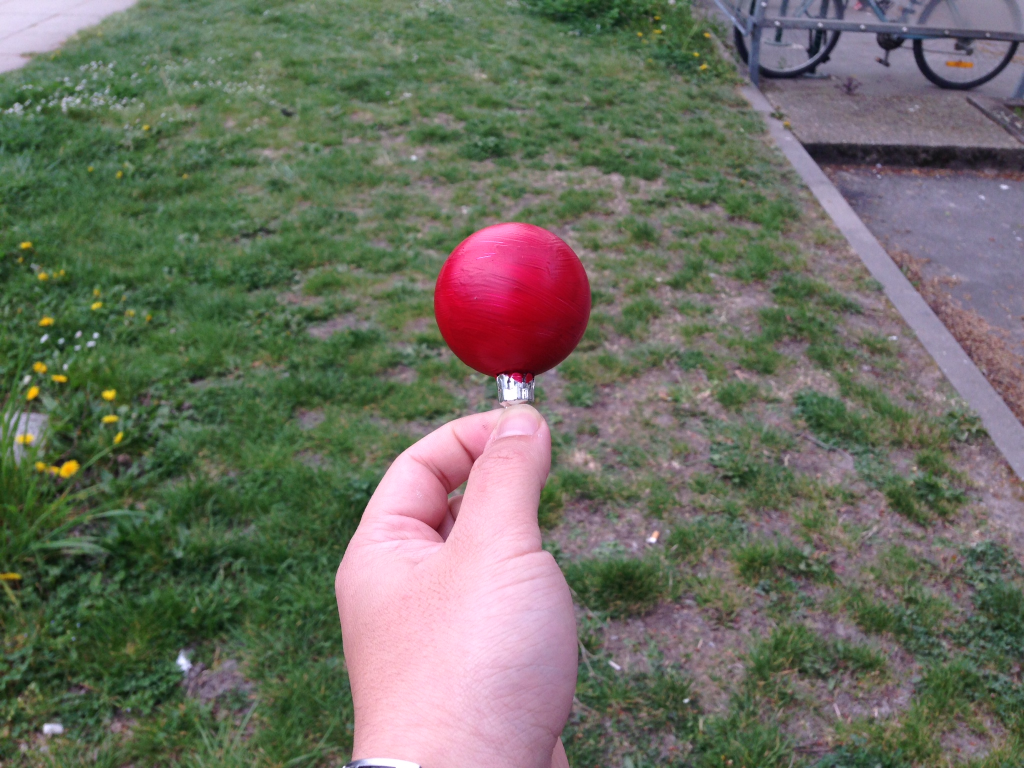
//> input picture xiong/normalization-build/MyPic.JPG, 2048 x 1536 px, given in place of the camera (shown at 1/2 size)
$ ./detecolor2   (built with g++ and OpenCV 4)
//> lines starting //> are read from the running program, lines starting //| are printed output that depends on the picture; after the words box and inside, x2 and y2 are one past the last pixel; in counts of white or black regions, pixels touching at a corner belong together
#include <iostream>
#include <fstream>
#include <string>
#include <opencv2/opencv.hpp>

// SOURCE ET OUTPUT
#define SOURCE_FILE "source" // source
#define OUTPUT_FILE "output" // output
#define OUTPUT_VIDEO_FILE "videoutput.avi" // videoutput.avi
#define DETECTION_FILE "detectionFile" // detectionFile

#define OUTPUT_VALEURS true // true
#define OUTPUT_VIDEO true // true
// ================||

// VALEURS CAMERA (default : logitech C92)
#define FIELD_VIEW 78 // 78
#define FOCALE_LEN 3.67 // 3.67
#define SENSOR_DIAG 6.0 // 6.0
#define SENSOR_W 4.8 // 4.8
#define SENSOR_H 3.6 // 3.6
// ==============||

// CARACTERISTIQUES OBJET
#define OBJECT_HEIGHT 8 // 10
// ======================||

// BOUCLE OPENCV
#define REFRESH 30 // 30
#define PAUSE_KEY 32 // 32
#define EXIT_KEY 10 // 10
// =============||

// VALEURS PANEL DETECTION
#define BLUR 5

#define HUE_BASE 180 // 180
#define HUE_TOLERANCE 5 // 20
#define SATURATION_BASE 255 // 186
#define SATURATION_TOLERANCE 165 // 60

#define HUE_BASE_INVERSE 0 // 0
#define HUE_TOLERANCE_INVERSE 0 // 5
#define SATURATION_BASE_INVERSE 255 // 184
#define SATURATION_TOLERANCE_INVERSE 165 // 60

#define ERODE_SIZE 10 // 7
#define DILATE_SIZE 0 // 2
// =====================||

// CHOIX DES VITESSES DES ROUES
#define VITESSE 50 // 50
#define TROP_PRES 30 // 30
#define TROP_LOIN 100 // 100
#define TROP_A_GAUCHE -11 // -11
#define TROP_A_DROITE 11 // 11

#define AVANCER 1 // 1
#define STOPPER 0 // 0
#define RECULER -1 // -1
// =============================||

// COMPORTEMENT DU ROBOT
#define MAXIMUM_DEPLACEMENT_POSSIBLE 20 // 20
// =====================||


using namespace cv;
using namespace std;


// Fonctions utilisées
float findRotation(int center, float angleView, int widthImage);
float findDistance(int rayon, int imageH);
void findVitesses(float distance, float angle, float & Rg, float & Rd);
void findObject(vector<vector<Point> > contours, Point & center, int & rayon);


int main (int argc, char **argv) {

	cout << "Début\n";

    // Capture de la source
    ifstream sourceFile;
    string source;

    sourceFile.open(SOURCE_FILE);

    if(sourceFile.is_open()) {
		getline(sourceFile, source);
		sourceFile.close();
	}
	else { source = "0"; }

    VideoCapture video;
    switch (source[0]) {
        case 'v':
            video.open(source.substr(2));
            break;
        default:
            video.open(0);
            break;
    }


    // Gestion des erreurs si la capture est vide
	if (! video.isOpened()) {
		cout << "Problème source\n";
		return -1;
	}

    // Création des fenêtres
	namedWindow("trace", CV_WINDOW_NORMAL);
	namedWindow("panel", CV_WINDOW_NORMAL);
	namedWindow("transformed", CV_WINDOW_NORMAL);
	namedWindow("base", CV_WINDOW_NORMAL);

	resizeWindow("base", 500, 375);
	resizeWindow("transformed", 500, 375);
	resizeWindow("panel", 500, 750);
	resizeWindow("trace", 500, 375);

	moveWindow("base", 0, 0);
	moveWindow("transformed", 0, 375);
	moveWindow("panel", 500, 0);
	moveWindow("trace", 1000, 0);

	// Déclaration des variables utilisées
	int blur = BLUR,
	    tracer = 1,
	    norma = 1,
	    inverseRed = 1,
	    hue = HUE_BASE,
	    saturation = SATURATION_BASE,
	    hueCustom = HUE_TOLERANCE,
	    saturationCustom = SATURATION_TOLERANCE,
	    hueInverse = HUE_BASE_INVERSE,
	    hueToleranceInverse = HUE_TOLERANCE_INVERSE,
	    saturationInverse = SATURATION_BASE_INVERSE,
	    saturationToleranceInverse = SATURATION_TOLERANCE_INVERSE,
	    compteurErreurs = 0,
        key = 0,
        videoHeight = video.get(CV_CAP_PROP_FRAME_HEIGHT),
        videoWidth = video.get(CV_CAP_PROP_FRAME_WIDTH),
	    rayon = max(videoWidth, videoHeight),
	    erodeSize = ERODE_SIZE,
	    dilateSize = DILATE_SIZE;

    float angle = 0.0,
    	newAngle = 0.0,
        distance = 0.0,
        newDistance = 0.0,
        Rg = 0.0,
        Rd = 0.0;

	bool continuer = true,
	    pause = false,
	    registerVideo = OUTPUT_VIDEO,
	    registerValeurs = OUTPUT_VALEURS;

	Mat frameOrigine,
	    frameCouleurs,
	    frameHSV,
	    frameDetection,
	    frameDetectionInverseRed,
	    frameTrace(videoHeight, videoWidth, CV_8UC3),
        frameContours,
        frameOutput(videoHeight, videoWidth * 3, CV_8UC3),
        element;

	Point center((int)(videoWidth / 2) , (int)(videoHeight / 2));

	vector<Mat> channels, outputFrames(3);

	vector<vector<Point> > contours;

	VideoWriter outputVideo;
	outputVideo.open(
		OUTPUT_VIDEO_FILE,
		CV_FOURCC('M', 'J', 'P', 'G'),
		10,
		Size(videoWidth * 3, videoHeight),
		true
	);
	if (! outputVideo.isOpened()) {
		cout << "Problème output video.\n";
		registerVideo = false;
	}

	ofstream output;
	output.open(OUTPUT_FILE);
	if (! output.is_open()) { registerValeurs = false; }

    // Création des barres de sélection
	createTrackbar("Valeur de flou", "panel", &blur, 30);
	createTrackbar("Appliquer l'égalisation d'histogramme", "panel", &norma, 1);

	createTrackbar("hue base", "panel", &hue, 180);
	createTrackbar("saturation base", "panel", &saturation, 255);
	createTrackbar("hue tolerance", "panel", &hueCustom, 180);
	createTrackbar("saturation tolerance", "panel", &saturationCustom, 255);

	createTrackbar("hue base Inverse", "panel", &hueInverse, 180);
	createTrackbar("saturation base Inverse", "panel", &saturationInverse, 255);
	createTrackbar("hue tolerance Inverse", "panel", &hueToleranceInverse, 180);
	createTrackbar("saturation tolerance Inverse", "panel", &saturationToleranceInverse, 255);

	createTrackbar("Taille Erode", "panel", &erodeSize, 30);
	createTrackbar("Taille Dilate", "panel", &dilateSize, 30);

	createTrackbar("Appliquer la détection inverse", "panel", &inverseRed, 1);

	createTrackbar("Afficher la détection", "panel", &tracer, 1);


	while (continuer) {

	    // Récupération d'une image
	    if (! pause) {
		    video >> frameOrigine;
//> frameOrigine is the input picture: 1536 rows x 2048 cols, CV_8UC3; mean B, G, R 96.7, 109.4, 107.6
		}
		frameCouleurs = frameOrigine.clone();

		if (frameCouleurs.empty()) {

		    // Gestion des erreurs si l'image est vide
			cout << "Problème frame\n";
			compteurErreurs ++;
			if (compteurErreurs > 5) {
	            cout << "Arrêt : 6 frames erronées consécutives\n";
	            continuer = false;
			}
		}
		else {
		    compteurErreurs = 0;

		    // Blur / Flou
		    if (blur) {
		        GaussianBlur(frameCouleurs, frameCouleurs, Size(9, 9), blur, blur);
		    }

		    // Normalize
		    if (norma) {
		    	cvtColor(frameCouleurs, frameCouleurs, CV_BGR2YCrCb);
//> frameCouleurs: 1536 rows x 2048 cols, CV_8UC3; mean of channels 0, 1, 2 107.4, 128.2, 122
		    	split(frameCouleurs, channels);
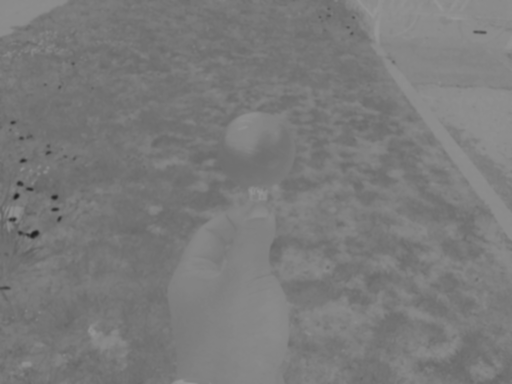
//> channels[2]: 1536 rows x 2048 cols, CV_8UC1 (shown at 1/4 size); min 30, max 152, mean 122
		    	equalizeHist(channels[0], channels[0]);
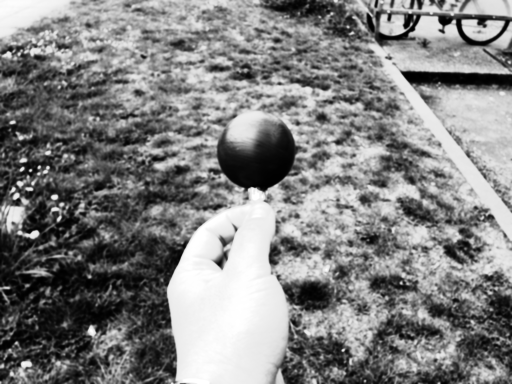
//> channels[0]: 1536 rows x 2048 cols, CV_8UC1 (shown at 1/4 size); min 0, max 255, mean 128.7
		    	merge(channels,frameCouleurs);
//> frameCouleurs: 1536 rows x 2048 cols, CV_8UC3; mean of channels 0, 1, 2 128.7, 128.2, 122
			    cvtColor(frameCouleurs, frameCouleurs, CV_YCrCb2BGR);
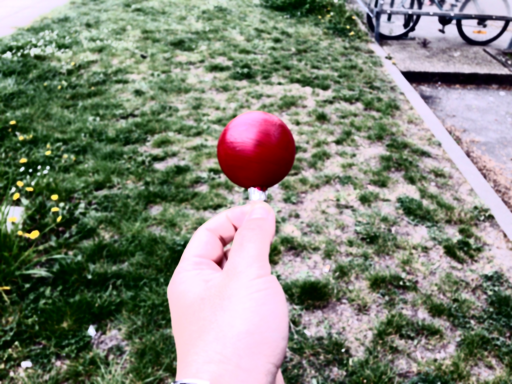
//> frameCouleurs: 1536 rows x 2048 cols, CV_8UC3 (shown at 1/4 size); mean B, G, R 118.3, 131.1, 127
		    }

		    // BGR 2 HSV
			cvtColor(frameCouleurs, frameHSV, CV_BGR2HSV);
//> frameHSV: 1536 rows x 2048 cols, CV_8UC3; mean H, S, V 77.3, 80.7, 141.2

			// Couleur ciblée en blanc et le reste en noir

			inRange(
			    frameHSV,
		        Scalar(hue - hueCustom, saturation - saturationCustom, 0),
		        Scalar(hue + hueCustom, saturation + saturationCustom, 255),
                frameDetection
            );
//> frameDetection: 1536 rows x 2048 cols, CV_8UC1; 0.32% white; 88 white regions (72 under 20 px), largest, box (x1, y1, x2, y2) and area: (869, 506, 1182, 740) 8048, (883, 950, 934, 993) 652, (892, 1000, 915, 1024) 273

            // Autre rouge (il y a la teinte 180 et la 0)
            if (inverseRed) {
                inRange(
			        frameHSV,
		            Scalar(hueInverse - hueToleranceInverse, saturationInverse - saturationToleranceInverse, 0),
		            Scalar(hueInverse + hueToleranceInverse, saturationInverse + saturationToleranceInverse, 255),
                    frameDetectionInverseRed
                );
//> frameDetectionInverseRed: 1536 rows x 2048 cols, CV_8UC1; 1.2% white; 89 white regions (84 under 20 px), largest, box (x1, y1, x2, y2) and area: (873, 527, 1172, 761) 37183, (27, 1164, 39, 1176) 93, (872, 1047, 883, 1061) 88, (113, 922, 125, 930) 41, (1559, 1136, 1568, 1141) 21
                addWeighted(frameDetection, 1, frameDetectionInverseRed, 1, 0, frameDetection, frameDetection.type());
            }

            // Erode
            if (erodeSize) {
		        element = getStructuringElement(
		        	MORPH_ELLIPSE,
		        	Size(erodeSize, erodeSize)
	        	);
		        erode(frameDetection, frameDetection, element);
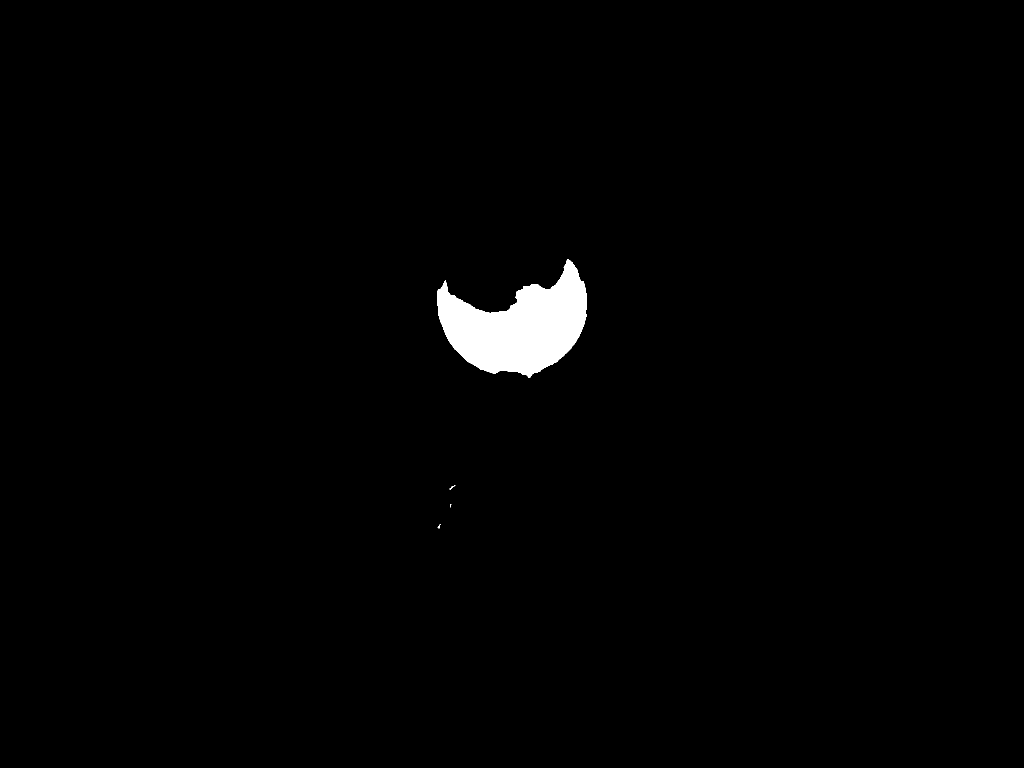
//> frameDetection: 1536 rows x 2048 cols, CV_8UC1 (shown at 1/2 size); 1.3% white; 5 white regions (2 under 20 px)
	        }

	        // Dilate
	        if (dilateSize) {
		        element = getStructuringElement(
		        	MORPH_ELLIPSE,
		        	Size(dilateSize, dilateSize)
	        	);
		        dilate(frameDetection, frameDetection, element);
            }

            // Trouver l'objet
            frameContours = frameDetection.clone();
            findContours(frameContours, contours, CV_RETR_EXTERNAL, CV_CHAIN_APPROX_NONE, Point(0, 0));
//> contours = 5 contours, 4 with area under 20; largest, box (x1, y1, x2, y2) and area: (874, 518, 1174, 756) 39467
            drawContours(frameDetection, contours, -1, Scalar(255, 255, 0));
            findObject(contours, center, rayon);
//> the loop in findObject, `for (vector<vector<Point> >::iterator vecPt = contours.begin(); vecPt ..` made 5 passes
//> (x, y, minX, maxX, minY, maxY, newNewRayon, newDifference) on passes 1, 2, 3, 5: (880, 1049, 875, 880, 1048, 1056, 4, 2474), (901, 1009, 900, 901, 1008, 1014, 3, 2411), (909, 971, 899, 909, 971, 979, 5, 2370), (1136, 518, 874, 1173, 518, 755, 149, 2030)
//> after the loop in findObject, `for (vector<vector<Point> >::iterator vecPt = contours.begin(); vecPt ..`: minX = 874; maxX = 1173; minY = 518; maxY = 755; x = 1136; y = 518; minDifference = 2030; newRayon = 149
//> in findObject, `center = newCentre;`: center = Point(1024, 637)
//> in findObject, `rayon = newRayon;`: rayon = 149
//> center = Point(1024, 637)

            // Calculer angle distance et vitesses
            newDistance = findDistance(rayon, videoHeight);
//> newDistance = 8.41
	        newAngle = findRotation(center.x, FIELD_VIEW, videoWidth);
//> newAngle = 0
	        // Amelioration de comportement quand detection defaillante
            if (abs(distance - newDistance) > MAXIMUM_DEPLACEMENT_POSSIBLE) {
            	Rg = STOPPER;
            	Rd = STOPPER;
            }
            else {
            	distance = newDistance;
//> distance = 8.41
            	angle = newAngle;
//> angle = 0
	        	findVitesses(distance, angle, Rg, Rd);
//> Rg = -50; Rd = -50
           	}


            if (rayon <= 0) { rayon = 1; }

            // Affichage
            if (tracer) {

                // Fenêtre Base
                circle(frameCouleurs, center, 2, Scalar(0, 255, 0), -1); // centre
//> frameCouleurs: 1536 rows x 2048 cols, CV_8UC3; 13 pixels changed, all inside (x1, y1, x2, y2) = (1022, 635, 1027, 640)
                circle(frameCouleurs, center, rayon, Scalar(0, 255, 0), 1); // périmètre
//> frameCouleurs: 1536 rows x 2048 cols, CV_8UC3; mean B, G, R 118.3, 131.2, 126.9

                // Fenêtre Transformed
                cvtColor(frameDetection, frameDetection, CV_GRAY2BGR);
//> frameDetection: 1536 rows x 2048 cols, CV_8UC3; 1.3% white; 5 white regions (2 under 20 px), largest, box (x1, y1, x2, y2) and area: (874, 518, 1174, 756) 39914, (899, 971, 910, 980) 29, (875, 1048, 881, 1057) 23
                circle(frameDetection, center, 2, Scalar(0, 0, 255), -1);
//> frameDetection: 1536 rows x 2048 cols, CV_8UC3; mean B, G, R 3.2, 3.2, 3.2
                circle(frameDetection, center, rayon, Scalar(0, 0, 255), 1);
//> frameDetection: 1536 rows x 2048 cols, CV_8UC3; mean B, G, R 3.2, 3.2, 3.3
            }

            // Fenêtre Trace
            circle(frameTrace, center, 2, Scalar(0, 0, 255), -1);
            circle(frameTrace, center, rayon, Scalar(0, rayon * 5, 255), 1);
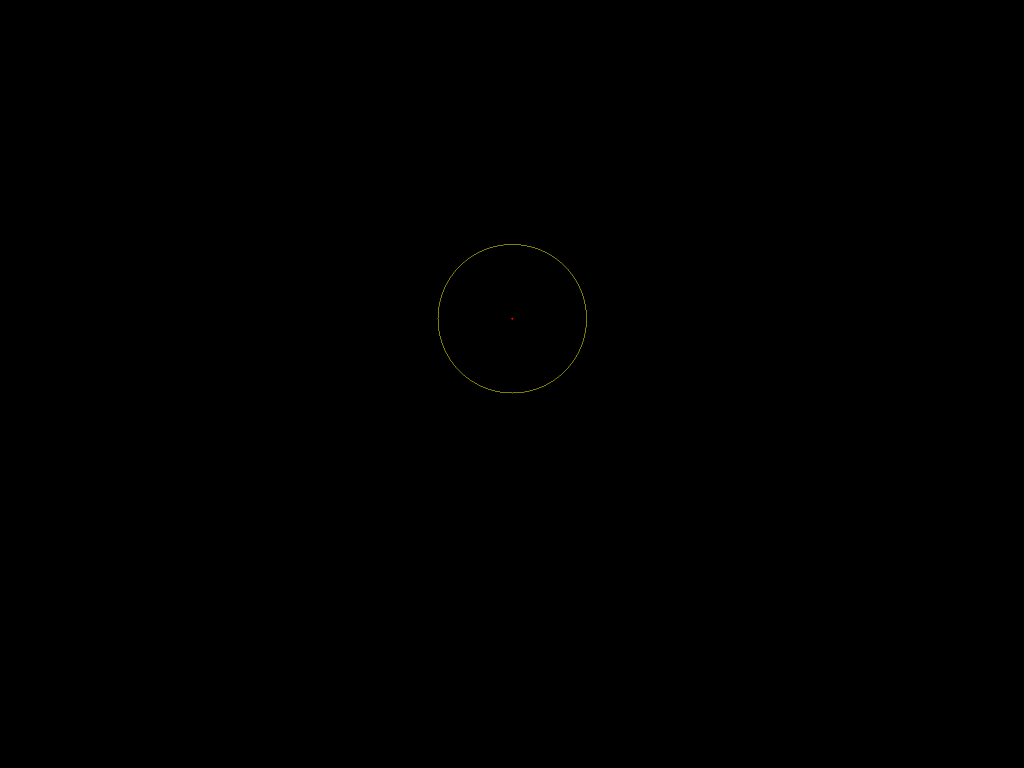
//> frameTrace: 1536 rows x 2048 cols, CV_8UC3 (shown at 1/2 size); mean B, G, R 0, 0.1, 0.1

			imshow("base", frameCouleurs);
			imshow("transformed", frameDetection);
			imshow("trace", frameTrace);

			// Output
            if (! pause) {
            	if (registerVideo) {
				    outputFrames[0] = frameCouleurs;
					outputFrames[1] = frameDetection;
					outputFrames[2] = frameTrace;
		        	hconcat(outputFrames, frameOutput);
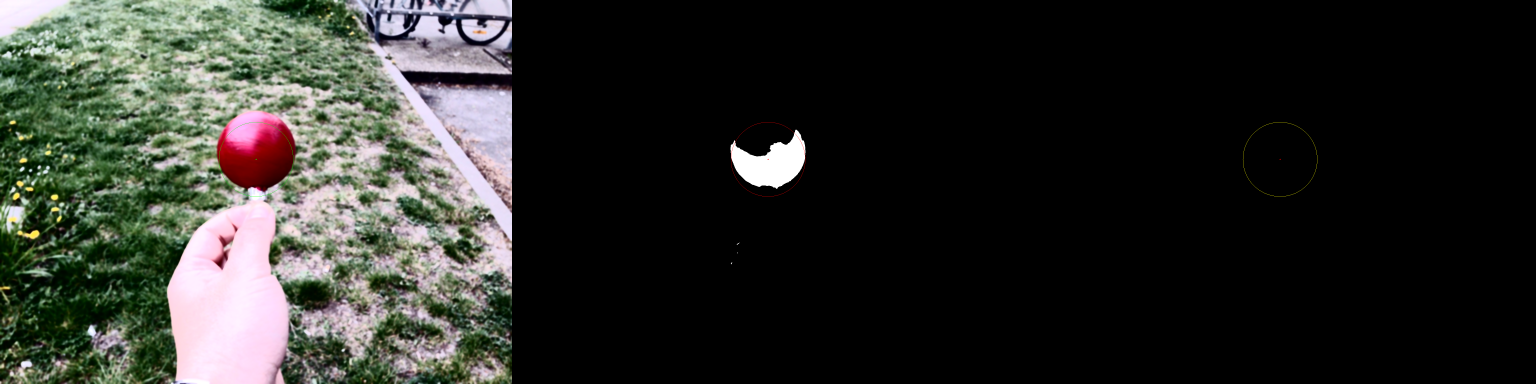
//> frameOutput: 1536 rows x 6144 cols, CV_8UC3 (shown at 1/4 size); mean B, G, R 40.5, 44.8, 43.4
		        	outputVideo << frameOutput;
            	}
            	if (registerValeurs) {
		            output
		                << "Rg = " << Rg << " "
		                << "Rd = " << Rd << " "
		                << "A = " << angle << "°            "
		                << "D = " << distance << "cm" << endl;
                }
            }

		}

		// Rafraîchissement
		key = waitKey(REFRESH);
//> the Esc key is pressed
		switch (key) {
		    case PAUSE_KEY :
		        pause = pause ? false : true;
	            break;
            case EXIT_KEY :
                continuer = false;
                break;
		}

	}

    // Libération de mémoire
	destroyAllWindows();
	element.release();
	video.release();
	frameOrigine.release();
	frameCouleurs.release();
	frameHSV.release();
	frameDetection.release();
	frameDetectionInverseRed.release();
	frameTrace.release();
	frameContours.release();
	frameOutput.release();
	output.close();
	outputVideo.release();

	cout << "Fin\n";

	return 0;
}

void findObject(vector<vector<Point> > contours, Point & center, int & rayon) {

    int newRayon = 0,
        newNewRayon = 0,
        minDifference = -1,
        newDifference = 0,
        minX = -1,
        maxX = -1,
        minY = -1,
        maxY = -1,
        x = 0,
        y = 0;

        Point newCentre,
            newNewCentre;

    // Parcourir tous les contours découverts
    for (vector<vector<Point> >::iterator vecPt = contours.begin(); vecPt != contours.end(); ++vecPt)   {
            minX = -1; maxX = -1;
            minY = -1; maxY = -1;

        // Récupérer les min, max de X, Y pour les points du contour
        for (vector<Point>::iterator pt = vecPt->begin(); pt != vecPt->end(); ++pt) {

            x = (*pt).x;
            y = (*pt).y;

            if (x <= minX or minX == -1) {
                minX = x; }
            else if (x >= maxX or maxX == -1) {
                maxX = x; }
            if (y <= minY or minY == -1) {
                minY = y; }
            else if (y >= maxY or maxY == -1) {
                maxY = y; }

        }
        // Calculer le centre à partir des minimum et maximum
        newNewCentre = Point(maxX - ((maxX-minX)/2), maxY - ((maxY-minY)/2) );
        // Calculer le rayon à partir de la longueur
        newNewRayon = max((maxX - minX), (maxY - minY)) / 2;

        newDifference =
            abs(center.x - newNewCentre.x)
            + abs(center.y - newNewCentre.y)
            + abs(rayon - newNewRayon);

        // Choisir le contour le plus pertinent par rapport au centre de l'image précédente
        if (newDifference < minDifference or minDifference == -1) {
            minDifference = newDifference;
            newCentre = newNewCentre;
            newRayon = newNewRayon;
        }
    }

    // Mettre à jour le centre et le rayon
    center = newCentre;
    rayon = newRayon;
}

float findRotation(int center, float angleView, int widthImage) {
    if (widthImage > 0) {
        return ((center * angleView) / widthImage) - (angleView / 2);
    }
    else { return 0; }
}


float findDistance(int rayon, int imageH) {
    if (rayon > 0) {
        return (FOCALE_LEN * OBJECT_HEIGHT * imageH) / (rayon * SENSOR_H) / 10;
    }
    else { return 0; }
}

void findVitesses(float distanceObjet, float angleObjet, float & gauche, float & droite){

    float diff = abs(angleObjet) / 90;

    // L'objet est trop loin
    if (distanceObjet >= TROP_LOIN and distanceObjet < 1000) {
        gauche = AVANCER;
        droite = AVANCER;
        if (angleObjet > 0) { droite -= diff; }
        else if (angleObjet < 0) { gauche -= diff; }
    }
    // L'objet est trop près
    else if (distanceObjet <= TROP_PRES and distanceObjet > 0) {
        gauche = RECULER;
        droite = RECULER;
        if (angleObjet > 0) { gauche += diff; }
        else if (angleObjet < 0) { droite += diff; }
    }
    else { // L'objet est à distance adéquate
        if (angleObjet >= TROP_A_DROITE) {
            gauche = diff;
            droite = -diff;
        }
        else if (angleObjet <= TROP_A_GAUCHE) {
            gauche = -diff;
            droite = diff;
        }
        else {
            gauche = STOPPER;
            droite = STOPPER;
        }
    }

    gauche *= VITESSE;
    droite *= VITESSE;
}
